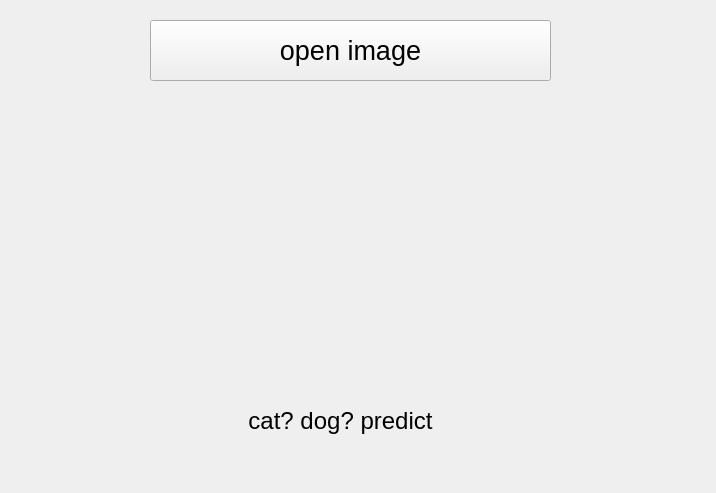
<?xml version="1.0" encoding="UTF-8"?>
<ui version="4.0">
 <class>Form</class>
 <widget class="QWidget" name="Form">
  <property name="geometry">
   <rect>
    <x>0</x>
    <y>0</y>
    <width>716</width>
    <height>493</height>
   </rect>
  </property>
  <property name="windowTitle">
   <string>Form</string>
  </property>
  <widget class="QPushButton" name="btn_select">
   <property name="geometry">
    <rect>
     <x>150</x>
     <y>20</y>
     <width>401</width>
     <height>61</height>
    </rect>
   </property>
   <property name="font">
    <font>
     <pointsize>20</pointsize>
    </font>
   </property>
   <property name="text">
    <string>open image</string>
   </property>
  </widget>
  <widget class="QLabel" name="lbl_image">
   <property name="geometry">
    <rect>
     <x>200</x>
     <y>100</y>
     <width>291</width>
     <height>281</height>
    </rect>
   </property>
   <property name="text">
    <string/>
   </property>
   <property name="pixmap">
    <pixmap>../datasets/train/cat.28.jpg</pixmap>
   </property>
   <property name="alignment">
    <set>Qt::AlignCenter</set>
   </property>
  </widget>
  <widget class="QLabel" name="lbl_predict">
   <property name="geometry">
    <rect>
     <x>130</x>
     <y>380</y>
     <width>421</width>
     <height>81</height>
    </rect>
   </property>
   <property name="font">
    <font>
     <pointsize>18</pointsize>
    </font>
   </property>
   <property name="text">
    <string>cat? dog? predict</string>
   </property>
   <property name="alignment">
    <set>Qt::AlignCenter</set>
   </property>
  </widget>
 </widget>
 <resources/>
 <connections/>
</ui>
